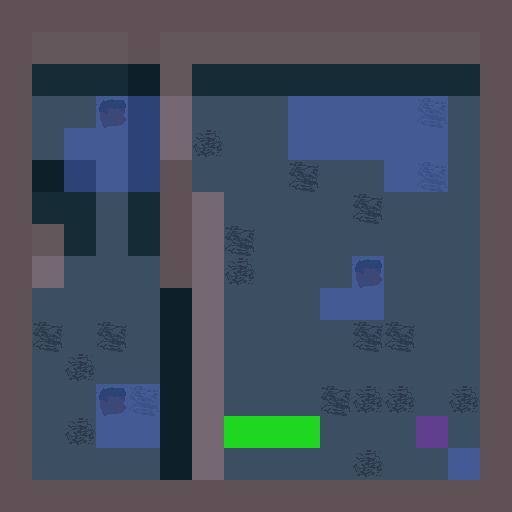

The image is a tile-based game level rendered from a .tmx file. Its description and complete source (layers, tilesets, objects, tile grids) follow:
An orthogonal 16x16 tile map with 32x32 px tiles, 4 tile layers (FloorAuto_values, FloorAuto, Grass_values, Regions), 6 tilesets and 1 object (Enemy).

<map version="1.4" tiledversion="1.4.2" orientation="orthogonal" renderorder="right-down" compressionlevel="0" width="16" height="16" tilewidth="32" tileheight="32" infinite="0" backgroundcolor="#696A79" nextlayerid="6" nextobjectid="1"><tileset firstgid="1" name="MRMOTEXT" tilewidth="8" tileheight="8" tilecount="512" columns="32" objectalignment="topleft" margin="0" spacing="0"><image source="../../../images/MRMOTEXT.png" width="256" height="128" /></tileset><tileset firstgid="513" name="GrassClean" tilewidth="32" tileheight="32" tilecount="12" columns="3" objectalignment="topleft" margin="0" spacing="0"><image source="../../../images/GrassClean.png" width="87" height="122" /></tileset><tileset firstgid="525" name="TilesClean" tilewidth="32" tileheight="32" tilecount="920" columns="40" objectalignment="topleft" margin="0" spacing="0"><image source="../../../images/TilesClean.png" width="1280" height="736" /></tileset><tileset firstgid="1445" name="Regions" tilewidth="32" tileheight="32" tilecount="6" columns="6" objectalignment="topleft"><image source="Regions.intgrid.png" width="192" height="32" /></tileset><tileset firstgid="1451" name="Grass" tilewidth="32" tileheight="32" tilecount="2" columns="2" objectalignment="topleft"><image source="Grass.intgrid.png" width="64" height="32" /></tileset><tileset firstgid="1453" name="FloorAuto" tilewidth="32" tileheight="32" tilecount="9" columns="9" objectalignment="topleft"><image source="FloorAuto.intgrid.png" width="288" height="32" /></tileset><layer id="1" name="FloorAuto_values" width="16" height="16" opacity="1"><data encoding="csv">1455,1455,1455,1455,1455,1455,1455,1455,1455,1455,1455,1455,1455,1455,1455,1455,1455,1461,1461,1461,1455,1461,1461,1461,1461,1461,1461,1461,1461,1461,1461,1455,1455,1461,1461,1461,1455,1461,1461,1461,1461,1461,1461,1461,1461,1461,1461,1455,1455,1453,1453,1460,1455,1453,1453,1453,1453,1453,1453,1453,1453,1453,1453,1455,1455,1453,1453,1453,1455,1453,1453,1453,1453,1453,1453,1453,1453,1453,1453,1455,1455,1455,1455,1453,1455,1455,1453,1453,1453,1453,1453,1453,1453,1453,1453,1455,1455,1461,1461,1453,1461,1455,1453,1453,1453,1453,1453,1453,1453,1453,1453,1455,1455,1461,1461,1453,1461,1455,1453,1453,1453,1453,1453,1453,1453,1453,1453,1455,1455,1453,1453,1453,1453,1455,1453,1453,1453,1453,1453,1460,1453,1453,1453,1455,1455,1453,1453,1453,1453,1455,1453,1453,1453,1453,1453,1453,1453,1453,1453,1455,1455,1453,1453,1453,1453,1455,1453,1453,1453,1453,1453,1453,1453,1453,1453,1455,1455,1453,1453,1453,1453,1455,1453,1453,1453,1453,1453,1453,1453,1453,1453,1455,1455,1453,1453,1460,1453,1455,1453,1453,1453,1453,1453,1453,1453,1453,1453,1455,1455,1453,1453,1453,1453,1455,1453,1453,1453,1453,1453,1453,1453,1453,1453,1455,1455,1453,1453,1453,1453,1455,1453,1453,1453,1453,1453,1453,1453,1453,1453,1455,1455,1455,1455,1455,1455,1455,1455,1455,1455,1455,1455,1455,1455,1455,1455,1455</data></layer><layer id="2" name="FloorAuto" width="16" height="16" opacity="1"><data encoding="csv">568,568,568,568,568,568,568,568,568,568,568,568,568,568,568,568,568,662,662,662,568,662,662,662,662,662,662,662,662,662,662,568,568,662,662,662,568,662,662,662,662,662,662,662,662,662,662,568,568,990,990,984,568,990,990,990,990,990,990,990,990,989,990,568,568,990,990,990,568,990,1030,990,990,990,990,990,990,990,990,568,568,568,568,990,568,568,990,990,990,989,990,990,990,989,990,568,568,662,662,990,662,568,990,990,990,990,990,989,990,990,990,568,568,662,662,990,662,568,990,989,990,990,990,990,990,990,990,568,568,990,990,990,990,568,990,1030,990,990,990,984,990,990,990,568,568,990,990,990,990,568,990,990,990,990,990,990,990,990,990,568,568,989,990,989,990,568,990,990,990,990,990,989,989,990,990,568,568,990,1030,990,990,568,990,990,990,990,990,990,990,990,990,568,568,990,990,984,989,568,990,990,990,990,989,1030,1030,990,1030,568,568,990,1030,990,990,568,990,990,990,990,990,990,990,990,990,568,568,990,990,990,990,568,990,990,990,990,990,1030,990,990,990,568,568,568,568,568,568,568,568,568,568,568,568,568,568,568,568,568</data></layer><layer id="3" name="Grass_values" width="16" height="16" opacity="1"><data encoding="csv">0,0,0,0,0,0,0,0,0,0,0,0,0,0,0,0,0,0,0,0,0,0,0,0,0,0,0,0,0,0,0,0,0,0,0,0,0,0,0,0,0,0,0,0,0,0,0,0,0,0,0,0,0,0,0,0,0,0,0,0,0,0,0,0,0,0,0,0,0,0,0,0,0,0,0,0,0,0,0,0,0,0,0,0,0,0,0,0,0,0,0,0,0,0,0,0,0,0,0,0,0,0,0,0,0,0,0,0,0,0,0,0,0,0,0,0,0,0,0,0,0,0,0,0,0,0,0,0,0,0,0,0,0,0,0,0,0,0,0,0,0,0,0,0,0,0,0,0,0,0,0,0,0,0,0,0,0,0,0,0,0,0,0,0,0,0,0,0,0,0,0,0,0,0,0,0,0,0,0,0,0,0,0,0,0,0,0,0,0,0,0,0,0,0,0,0,0,0,0,0,0,0,0,0,0,0,0,0,0,0,0,0,0,0,0,1451,1451,1451,0,0,0,0,0,0,0,0,0,0,0,0,0,0,0,0,0,0,0,0,0,0,0,0,0,0,0,0,0,0,0,0,0,0,0,0,0,0</data></layer><layer id="4" name="Regions" width="16" height="16" opacity="0.5"><data encoding="csv">1450,1450,1450,1450,1450,1450,1450,1450,1450,1450,1450,1450,1450,1450,1450,1450,1450,1450,1450,1450,1450,1450,1450,1450,1450,1450,1450,1450,1450,1450,1450,1450,1450,0,0,0,0,1450,0,0,0,0,0,0,0,0,0,1450,1450,0,0,1447,1447,1450,0,0,0,1447,1447,1447,1447,1447,0,1450,1450,0,1447,1447,1447,1450,0,0,0,1447,1447,1447,1447,1447,0,1450,1450,0,1447,1447,1447,1450,0,0,0,0,0,0,1447,1447,0,1450,1450,0,0,0,0,1450,1450,0,0,0,0,0,0,0,0,1450,1450,1450,0,0,0,1450,1450,0,0,0,0,0,0,0,0,1450,1450,1450,0,0,0,1450,1450,0,0,0,0,1447,0,0,0,1450,1450,0,0,0,0,0,1450,0,0,0,1447,1447,0,0,0,1450,1450,0,0,0,0,0,1450,0,0,0,0,0,0,0,0,1450,1450,0,0,0,0,0,1450,0,0,0,0,0,0,0,0,1450,1450,0,0,1447,1447,0,1450,0,0,0,0,0,0,0,0,1450,1450,0,0,1447,1447,0,1450,0,0,0,0,0,0,1445,0,1450,1450,0,0,0,0,0,1450,0,0,0,0,0,0,0,1447,1450,1450,1450,1450,1450,1450,1450,1450,1450,1450,1450,1450,1450,1450,1450,1450,1450</data></layer><objectgroup id="5" name="Entities"><object name="Enemy" x="96" y="224" width="32" height="32"><properties><property name="__anchorX" type="int" value="96" /><property name="__anchorY" type="int" value="224" /><property name="__cx" type="int" value="3" /><property name="__cy" type="int" value="7" /><property name="EnemyTypes" value="Grunt" /></properties></object></objectgroup></map>
